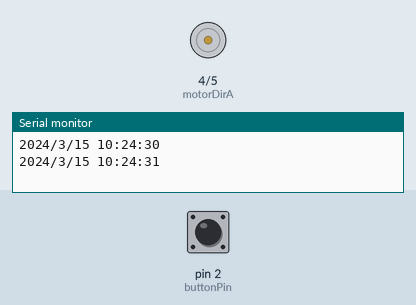
Bench run of a sketch on a simulated Arduino Uno, built with avr-gcc and run on an emulated ATmega328P. Parts: motor-driver pin pairs drawn as motors (green arrow = first pin HIGH = forward, orange = second pin HIGH = backward, longer = more drive, scaled by the enable pin), the last lines printed to the serial monitor. The inputs (shaded band) are chosen by the test bench; at power-on: pin 2 (buttonPin) LOW. The local clock reads 2024-03-15 10:24:30 at power-on unless the sketch sets it.

Above: at 1.2 s.
1.3 s: pin 2 (buttonPin) pulled HIGH for 0.15 s
2.9 s: pin 2 (buttonPin) pulled HIGH for 1 s
5.4 s: pin 2 (buttonPin) pulled HIGH for 3.2 s
At 30.8 s:
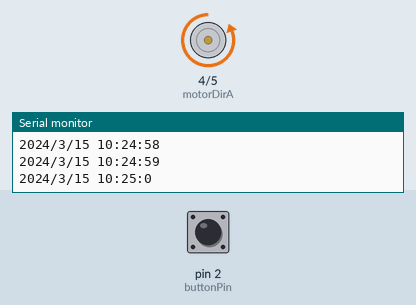
Timing chart, 0 to 31.5 s (numbered marks = the images above; inputs shaded):
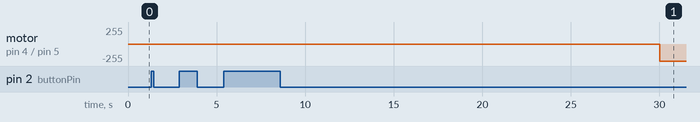

Measured:
- after the input at 5.4 s, motor on pin 4 (motorDirA) / pin 5 (motorDirB): stopped → backward 255/255 after 24.6 s

The sketch:

Lab3.ino
```cpp
// Micro 2 Lab 3
// Fall 2021
// Joseph Taylor, Elizabeth Brown, Cody Bellec
// November 2, 2021
// the following resource was used to help get the ds1307 working:
// https://create.arduino.cc/projecthub/electropeak/interfacing-ds1307-rtc-module-with-arduino-make-a-reminder-08cb61

// todo:
// add LCD functionality
// add IT receiver functionality
// verify compliance with spec
// cleanup

#include<Wire.h>
#include "RTClib.h" // note: need to copy RTClib/ to "Arduino/libraries/"
RTC_DS1307 rtc; // establish ds1307 object

// pin declarations
const int buttonPin = 2;
const int motorEnable = 3;
const int motorDirA = 4;
const int motorDirB = 5;

// variable declarations
bool buttonFlag = false; // used for button ISR
bool timerFlag = false; // used for timer ISR
int fanDirection = 1;

// ISR's for button and timer
ISR(TIMER1_COMPA_vect) { timerFlag = true; }
void buttonPress() { buttonFlag = true; }

void setup(){
  Serial.begin(9600);
  Wire.begin(); // establish I2C bus
  rtc.begin();
  //rtc.adjust(DateTime(F(__DATE__), F(__TIME__))); // only needed once

  pinMode(motorEnable, OUTPUT);
  pinMode(motorDirA, OUTPUT);
  pinMode(motorDirB, OUTPUT);
  pinMode(buttonPin, INPUT);
  attachInterrupt(digitalPinToInterrupt(buttonPin), buttonPress, RISING);

  cli(); // disable interrupts

  // set timer1 interrupt at 1Hz
  TCCR1A = 0; // set entire TCCR1A register to 0
  TCCR1B = 0; // same for TCCR1B
  TCNT1  = 0; // initialize counter value to 0
  OCR1A = 15624; // frequency set, = (16*10^6) / (1hz*1024) - 1 (must be <65536)
  TCCR1B |= (1 << WGM12); // turn on CTC mode
  TCCR1B |= (1 << CS12) | (1 << CS10); // Set CS10 and CS12 bits for 1024 prescaler
  TIMSK1 |= (1 << OCIE1A); // enable timer compare interrupt

  sei(); // enable interrupts
}

void loop() {
  digitalWrite(motorDirA, (fanDirection == 1));
  digitalWrite(motorDirB, (fanDirection == -1));

  if (buttonFlag) {
    Serial.println("Button was pressed.");
    fanDirection *= -1; // reverse direction
    while (digitalRead(buttonPin)) delay(10); // wait for button release
    buttonFlag = false;
  }

  if (timerFlag) {
    DateTime now = rtc.now();
    // print time to serial monitor
    Serial.print(now.year(), DEC);
    Serial.print('/');
    Serial.print(now.month(), DEC);
    Serial.print('/');
    Serial.print(now.day(), DEC);
    Serial.print(" ");
    Serial.print(now.hour(), DEC);
    Serial.print(':');
    Serial.print(now.minute(), DEC);
    Serial.print(':');
    Serial.print(now.second(), DEC);
    Serial.println();

    // if at the beginning of a minute, turn fan on for 30 seconds
    if (now.second() == 0) { analogWrite(motorEnable, 255); }
    if (now.second() == 30) { analogWrite(motorEnable, LOW); }

    timerFlag = false;
  }
  delay(10);
}
```
